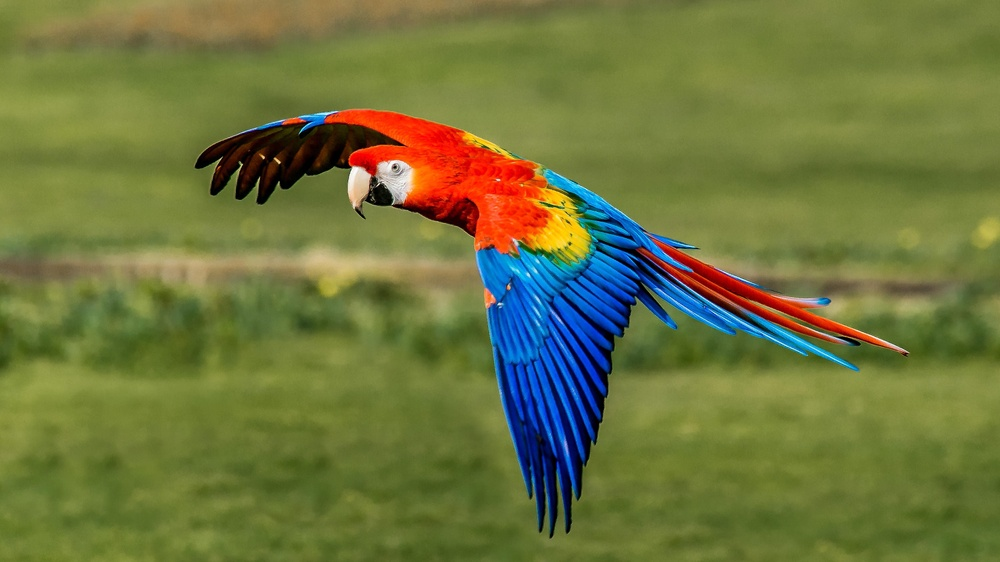
#> input picture bird.jpg, 1000 x 562 px, shrunk from 4724 x 2657 before the run
$ jupyter execute Day6.ipynb
#> lines starting #> are read from the running program, lines starting #| are printed output that depends on the picture
[cell 1]
import cv2
import numpy as np
import matplotlib.pyplot as plt
from scipy import signal

[cell 2]
original_img = cv2.imread('bird.jpg')
#> original_img is the input picture: shape (562, 1000, 3); mean B, G, R 61.7, 117.5, 110.3

[cell 3]
original_img.shape
#> Out = (562, 1000, 3)

[cell 4]
plt.imshow(original_img)

[cell 5]
img = cv2.imread('bird.jpg', cv2.IMREAD_GRAYSCALE)
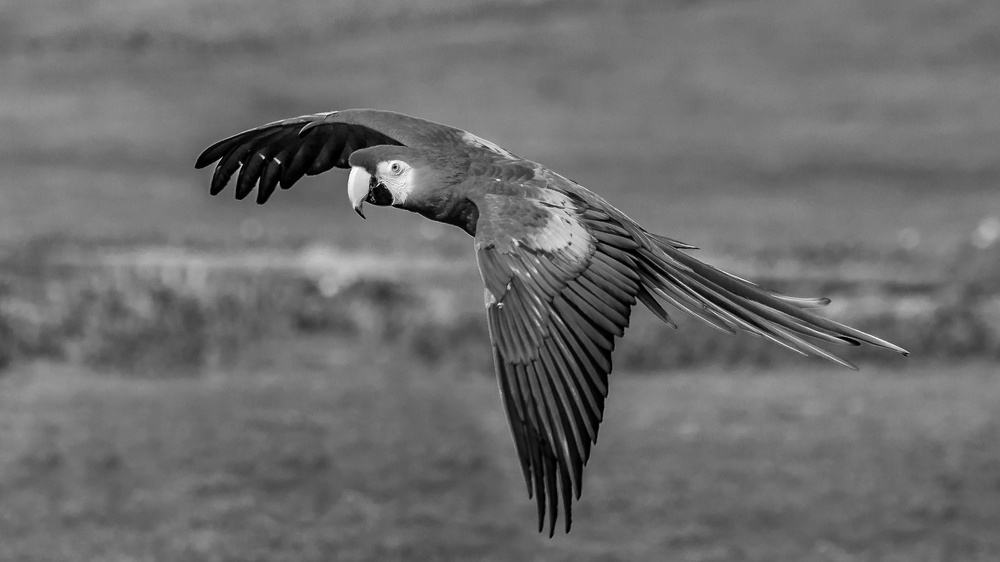
#> img: shape (562, 1000); min 0, max 255, mean 109

[cell 6]
img.shape
#> Out = (562, 1000)

[cell 7]
plt.imshow(img, cmap = 'gray')

[cell 8]
filter = np.ones((11, 11))/255
filter

[cell 9]
blur = signal.convolve2d(img, filter, boundary = 'symm', mode = 'same')
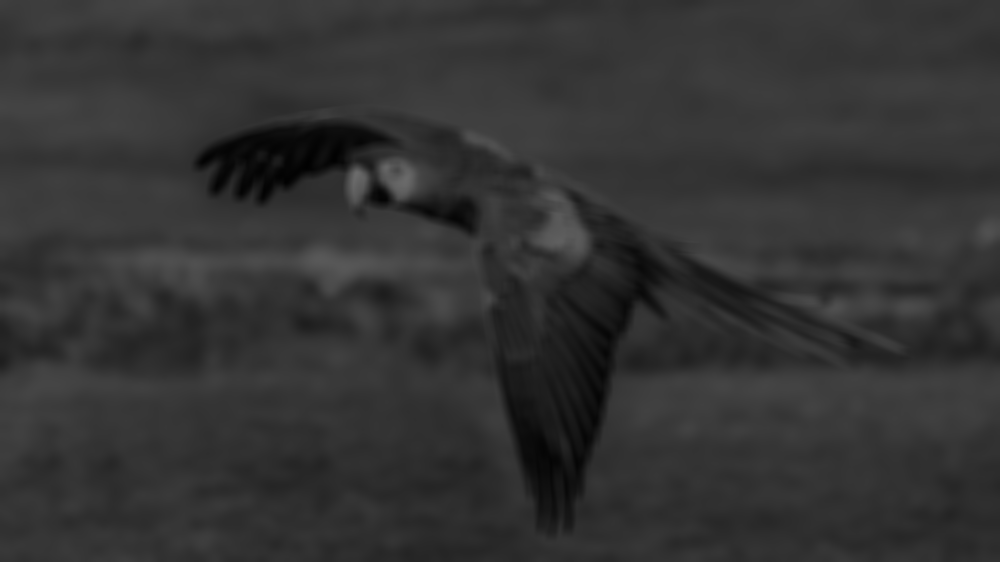
#> blur: shape (562, 1000) float64; min 1.56, max 107.7, mean 51.7

[cell 10]
plt.figure()
plt.subplot(121)
plt.imshow(img,cmap='gray')

plt.subplot(122)
plt.imshow(blur,cmap='gray')

plt.show()
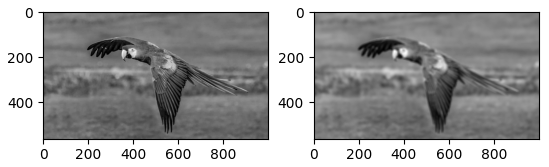
#> figure drawn by matplotlib, 2 panels

[cell 11]
x_mask = np.array([[-1,0,1],
                   [-1,0,1],
                   [-1,0,1]])

[cell 12]
y_mask = np.array([[-1,-1,-1],
                   [0,0,0],
                   [1,1,1]])

[cell 13]
x_mask_img = signal.convolve2d(blur, x_mask, boundary = 'symm', mode = 'same')
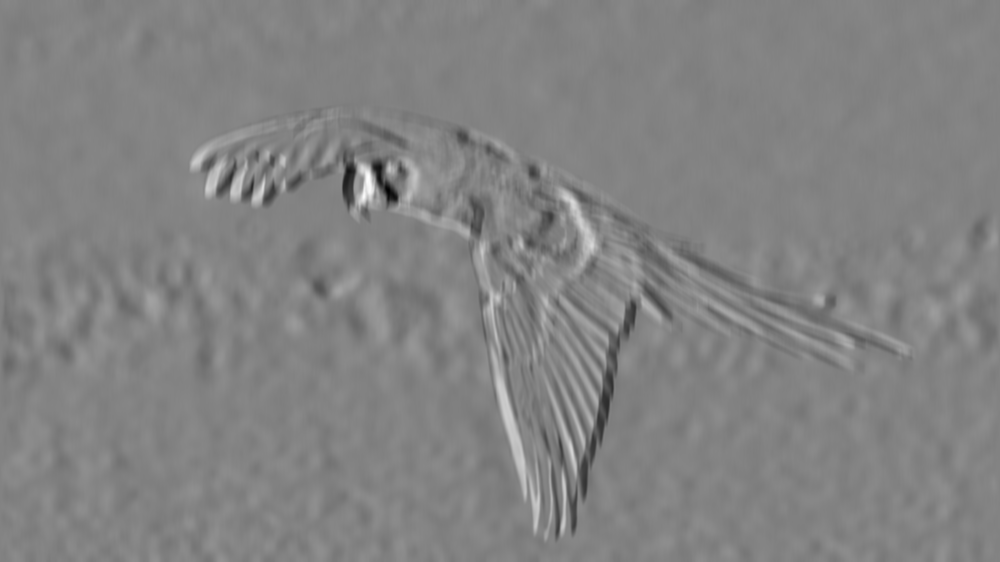
#> x_mask_img: shape (562, 1000) float64; min -46.85, max 44.49, mean 0; drawn with min black and max white
y_mask_img = signal.convolve2d(blur, y_mask, boundary = 'symm', mode = 'same')
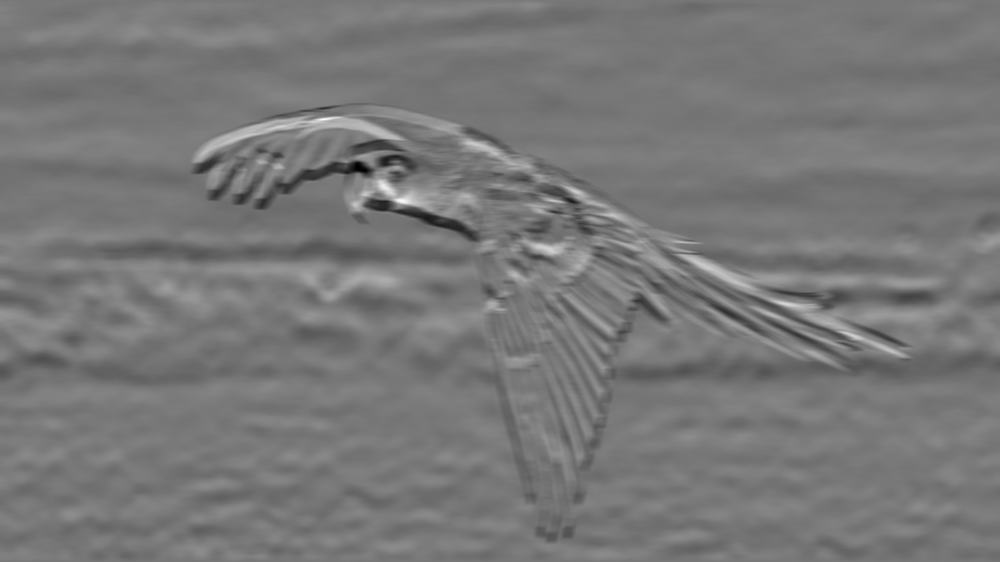
#> y_mask_img: shape (562, 1000) float64; min -42.37, max 47.8, mean 0.1; drawn with min black and max white

[cell 14]
plt.figure()
plt.subplot(131)
plt.imshow(img,cmap='gray')

plt.subplot(132)
plt.imshow(x_mask_img,cmap='gray')

plt.subplot(133)
plt.imshow(y_mask_img,cmap='gray')
plt.show()

[cell 15]
GM = (x_mask_img**2 + y_mask_img**2)**0.5
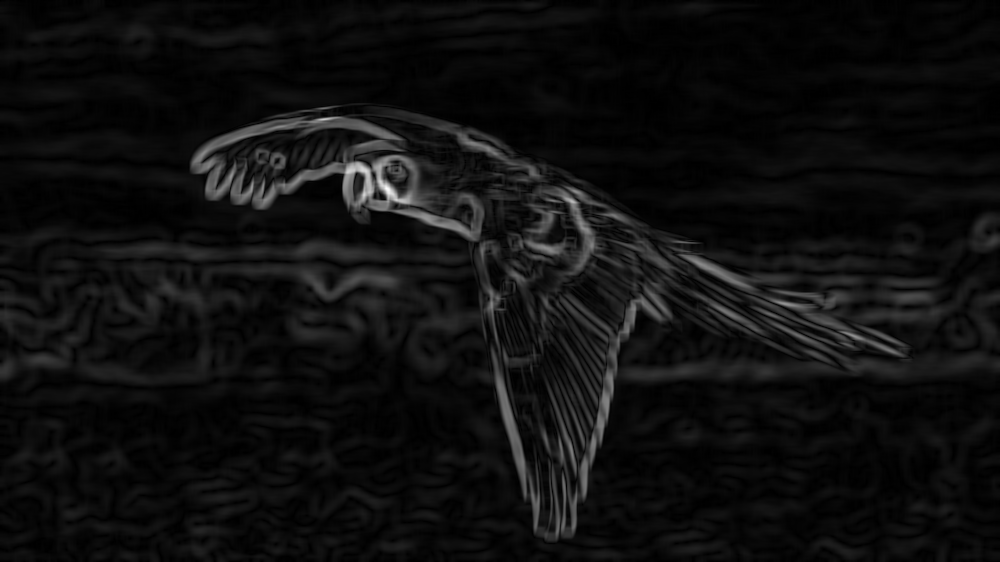
#> GM: shape (562, 1000) float64; min 5.55e-14, max 60.7, mean 3.7; drawn with min black and max white

[cell 16]
plt.figure()
plt.subplot(121)
plt.imshow(img,cmap='gray')

plt.subplot(122)
plt.imshow(GM>10,cmap='gray')

plt.show()
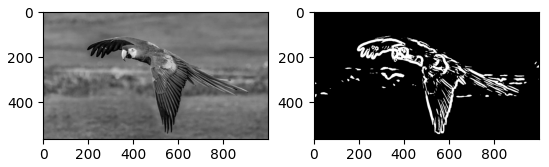
#> figure drawn by matplotlib, 2 panels
